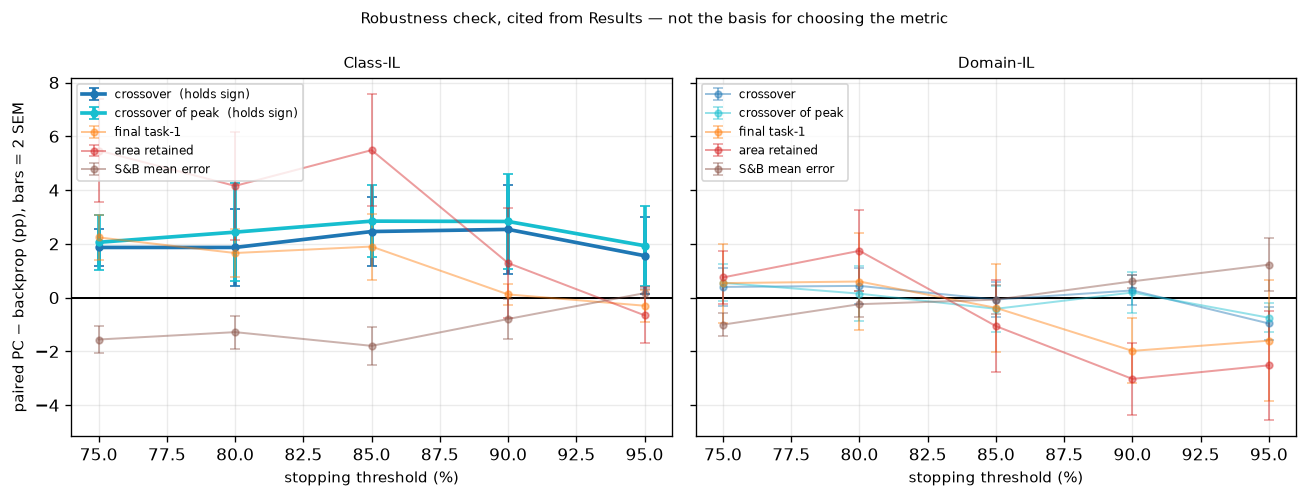

The script that drew this image:
"""Which metrics keep the sign of the PC - backprop difference as the stopping point moves?

900-series PLOT SCRIPT. Loads a saved array, trains nothing.

ONE PLOT, one grid cell, as script_plan_800_900.md specifies for 908 ("copy 112").

⚠ APPENDIX ONLY, AND CITED FROM RESULTS -- NOT FROM METHODS. This figure is inherently a paired
PC-versus-backprop measurement, so using it to CHOOSE the metric would select the instrument by
the answer it gives on the very comparison it is then used for. The metric is derived in 907 from
single-rule failures alone. This runs afterwards, as a robustness check on a result that has
already been established, and the report cites it from R2 in exactly that role.

WHAT IT SHOWS. Five metrics x five stopping thresholds, paired PC - backprop with 2 SEM bars:
    Class-IL    crossover and crossover-of-peak hold ONE sign with bars clear of zero at all five
                thresholds. Every endpoint metric flips sign somewhere across the range.
    Domain-IL   nothing survives, crossover included -- consistent with there being no effect
                there to be robust about.

The Domain-IL half matters as much as the Class-IL half: a robustness check that only ever
confirms is not a check. Draw both.

Styling follows 112, the script this regenerates: dpi 120, bbox_inches="tight", 9pt labels.
No shared style module.

PROVENANCE
    112_which_metric_survives.npz   PRE-800. Paired PC - backprop means and SEMs at five
    thresholds, both scenarios. Only summary statistics were saved, not per-seed values, so the
    bars here are the stored SEMs rather than recomputed ones.
"""
import sys
from pathlib import Path

ROOT = Path(__file__).resolve().parents[1]
sys.path.insert(0, str(ROOT))

import numpy as np
import matplotlib.pyplot as plt

from src.protocol import figure_path

SOURCE = ROOT / "experiments" / "112_which_metric_survives.npz"
SCENARIOS = ["class_il", "domain_il"]
NICE = {"class_il": "Class-IL", "domain_il": "Domain-IL"}
# Ordered: the two that survive first, then the endpoint metrics that do not.
METRICS = [("crossover", "crossover"),
           ("crossover_of_peak", "crossover of peak"),
           ("final_t1", "final task-1"),
           ("area_retained", "area retained"),
           ("sb_mean_err", "S&B mean error")]
COLORS = ["tab:blue", "tab:cyan", "tab:orange", "tab:red", "tab:brown"]


if __name__ == "__main__":
    z = np.load(SOURCE, allow_pickle=True)
    thr = z["thresholds"] * 100.0

    fig, axes = plt.subplots(1, len(SCENARIOS), figsize=(11.0, 4.2), sharey=True)
    for ax, s in zip(axes, SCENARIOS):
        ax.axhline(0, color="k", lw=1.2)
        for (key, lab), c in zip(METRICS, COLORS):
            m = z[f"{key}_{s}_mean"]
            e = z[f"{key}_{s}_sem"]
            survives = np.all(m - 2 * e > 0) or np.all(m + 2 * e < 0)
            ax.errorbar(thr, m, yerr=2 * e, marker="o", ms=4, capsize=3,
                        lw=2.2 if survives else 1.2,
                        alpha=1.0 if survives else 0.45, color=c,
                        label=f"{lab}{'  (holds sign)' if survives else ''}")
            print(f"  {NICE[s]:10s} {lab:18s} " + " ".join(f"{v:+6.2f}" for v in m)
                  + ("   HOLDS SIGN at 2 SEM" if survives else "   flips"))
        ax.set_xlabel("stopping threshold (%)", fontsize=9)
        ax.set_title(NICE[s], fontsize=9)
        ax.grid(alpha=0.25)
        ax.legend(fontsize=7, loc="upper left")
    axes[0].set_ylabel("paired PC $-$ backprop (pp), bars = 2 SEM", fontsize=9)
    fig.suptitle("Robustness check, cited from Results — not the basis for choosing the metric",
                 fontsize=9)
    fig.tight_layout()
    out = figure_path(__file__)
    fig.savefig(out, dpi=120, bbox_inches="tight")
    print(f"saved {out}")
